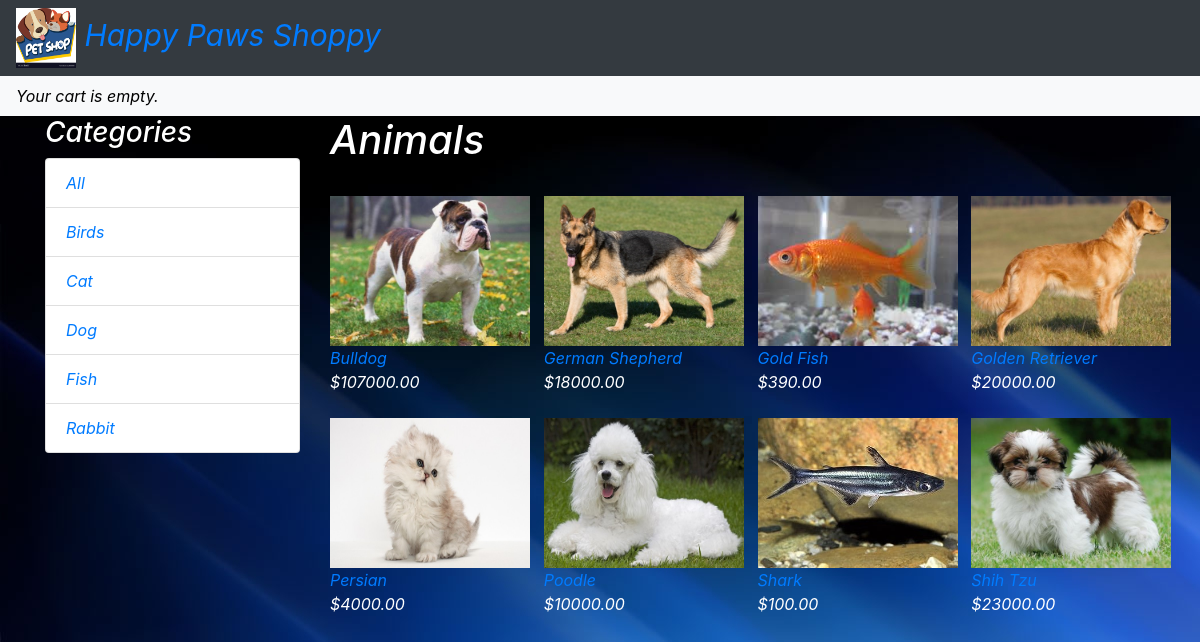
The page / on the database its author committed.
### shop/models.py (models this page shows, shortened)
class Category(models.Model):
	name = models.CharField(max_length=200,   db_index=True)
	slug = models.SlugField(max_length=200, unique=True)
	class Meta:
		ordering = ('name',)
		verbose_name = 'category'
		verbose_name_plural = 'categories'
	def get_absolute_url(self):
		return reverse('shop:product_list_by_category',
			args=[self.slug])

class Product(models.Model):
	category = models.ForeignKey(Category, related_name='products',
				on_delete=models.CASCADE)
	name = models.CharField(max_length=200, db_index=True)
	slug = models.SlugField(max_length=200, db_index=True)
	image = models.ImageField(upload_to='products/%Y/%m/%d',   blank=True)
	description = models.TextField(blank=True)
	price = models.DecimalField(max_digits=10, decimal_places=2)
	available = models.BooleanField(default=True)
	created = models.DateTimeField(auto_now_add=True)
	updated = models.DateTimeField(auto_now=True)
	class Meta:
		ordering = ('name',)
		index_together = (('id', 'slug'),)
	def get_absolute_url(self):
		return reverse('shop:product_detail',
			args=[self.id, self.slug])

### shop/views.py (the view)
# urls.py: urlpatterns = [    path('', views.product_list, name='product_list'),
def product_list(request, category_slug=None):
	category = None
	categories = Category.objects.all()
	products = Product.objects.filter(available=True)
	if category_slug:
		category = get_object_or_404(Category, slug=category_slug)
		products = products.filter(category=category)
	return render(request,
			'shop/product/list.html',
			{'category': category,
			'categories': categories,
			'products': products})

### cart/cart.py (called while the page is built)
	def __len__(self):
		return sum(item['quantity'] for item in self.cart.values())

### cart/context_processors.py (called while the page is built)
def cart(request):
	return {'cart': Cart(request)}

### shop/templates/shop/product/list.html (shortened to what this page needs)
{% extends "shop/base.html" %}
{% load static %}
{% block content %}
<div class="row">
	<div class ="col-md-3">
	<h3>Categories</h3>
	<ul class = "list-group">
		<li class="list-group-item" {% if not category %}class="selected"{% endif %}>   <a href="{% url 'shop:product_list' %}">All</a>
		</li>
		{% for c in categories %}
		<li class="list-group-item" {% if category.slug == c.slug %}class="selected" {% endif %}>
			<a href="{{ c.get_absolute_url }}">{{ c.name }}</a>
		</li>
	{% endfor %}
</ul>
</div>
<div id="main" class="col-md-9">
	<h1>{% if category %}{{ category.name }}{% else %}Animals{% endif %}</h1>
	<div class="row">
	{% for product in products %}
				<div class="col-md-3">
				<a href="{{ product.get_absolute_url }}"> <br>
				<img class = "img-responsive" width="200px;" height="150px;" src="{% if product.image %}{{ product.image.url }}
				{% else %}
				{% static 'img/no_image.png' %}{% endif %}">
				</a>
				<a href="{{ product.get_absolute_url }}">{{ product.name }}</a>
				<br>
				${{ product.price }}
				</div>
	{% endfor %}
</div>
</div>
</div>
{% endblock %}

### shop/templates/shop/base.html (shortened to what this page needs)
{% load static %}
<!DOCTYPE html>
<html>
<head>
	<link href="{% static 'css/base.css'%}" rel="stylesheet">
	<link rel="stylesheet" href="https://stackpath.bootstrapcdn.com/bootstrap/4.1.3/css/bootstrap.min.css">
</head>
<body style="font-style: italic;color: white; background-image: url({% static 'img/bg.jpg' %});">
	<div class="navbar navbar-dark bg-dark" style="font-size: 30px;">
	<a href="/"><img src="{% static 'img/logo.jpg' %}" width="60px;" height="60px;" alt="logo">  Happy Paws Shoppy</a>
	</div>
		<div class="navbar navbar-light bg-light" style="color: black;">
		{% with total_items=cart|length %}
			{% if cart|length > 0 %}
				<a href="{% url 'cart:cart_detail' %}">
				<h5>Your cart:</h5>
				{{ total_items }} item{{ total_items|pluralize }},
				${{ cart.get_total_price }}
				</a>
			{% else %}
				Your cart is empty.
			{% endif %}
		{% endwith %}
		</div>
	<div class="container">
	{% block content %}
	{% endblock %}
	</div>
</body>
</html>

### rows shown on the page
Category: name "Birds"
Category: name "Cat"
Category: name "Dog"
Category: name "Fish"
Category: name "Rabbit"
Product: image (picture), name "Bulldog", price "107000.00"
Product: image (picture), name "German Shepherd", price "18000.00"
Product: image (picture), name "Gold Fish", price "390.00"
Product: image (picture), name "Golden Retriever", price "20000.00"
Product: image (picture), name "Persian", price "4000.00"
Product: image (picture), name "Poodle", price "10000.00"
Product: image (picture), name "Shark", price "100.00"
Product: image (picture), name "Shih Tzu", price "23000.00"
